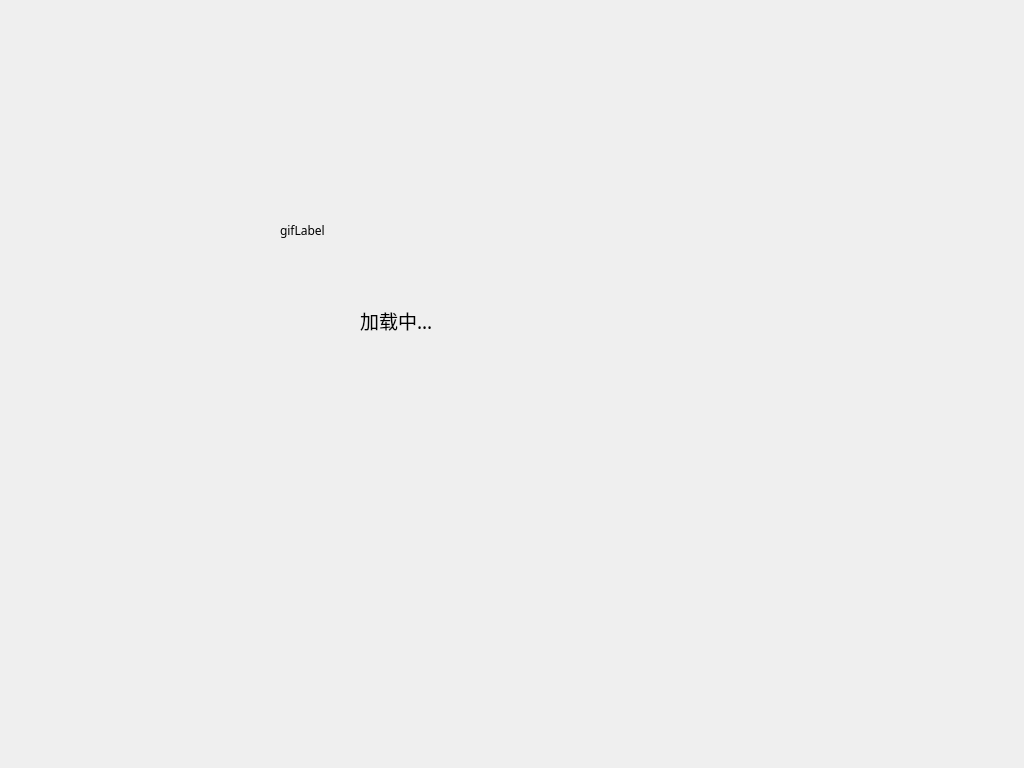
<?xml version="1.0" encoding="UTF-8"?>
<ui version="4.0">
 <class>LoadingW</class>
 <widget class="QWidget" name="LoadingW">
  <property name="geometry">
   <rect>
    <x>0</x>
    <y>0</y>
    <width>1024</width>
    <height>768</height>
   </rect>
  </property>
  <property name="font">
   <font>
    <family>宋体</family>
   </font>
  </property>
  <property name="windowTitle">
   <string>Form</string>
  </property>
  <property name="styleSheet">
   <string notr="true">border-color: rgb(85, 170, 255);</string>
  </property>
  <widget class="QLabel" name="pixmapLabel">
   <property name="geometry">
    <rect>
     <x>280</x>
     <y>30</y>
     <width>400</width>
     <height>400</height>
    </rect>
   </property>
   <property name="font">
    <font>
     <family>宋体</family>
    </font>
   </property>
   <property name="text">
    <string>gifLabel</string>
   </property>
  </widget>
  <widget class="QLabel" name="tipLabel">
   <property name="geometry">
    <rect>
     <x>360</x>
     <y>300</y>
     <width>261</width>
     <height>41</height>
    </rect>
   </property>
   <property name="font">
    <font>
     <family>宋体</family>
     <pointsize>14</pointsize>
     <weight>50</weight>
     <bold>false</bold>
    </font>
   </property>
   <property name="text">
    <string>加载中...</string>
   </property>
  </widget>
 </widget>
 <resources/>
 <connections/>
</ui>
